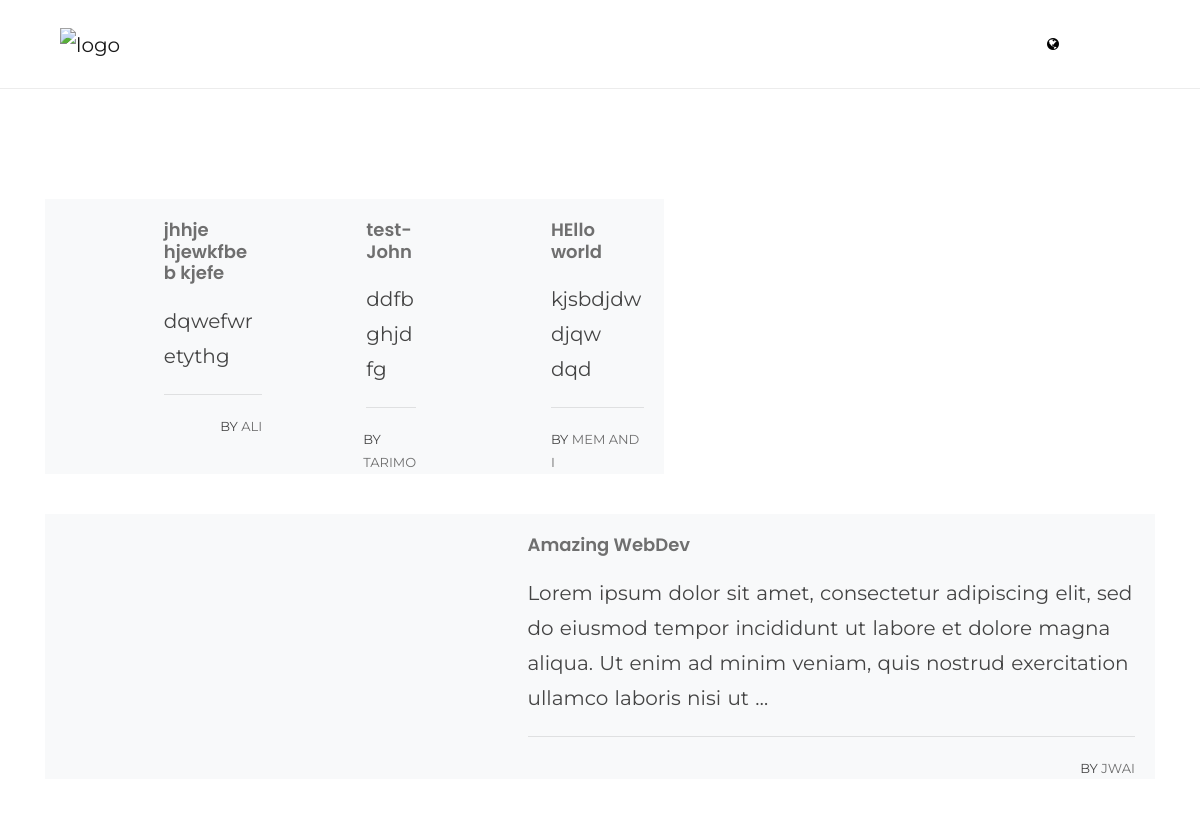
The app's page /blogs/ (upper part), older data.
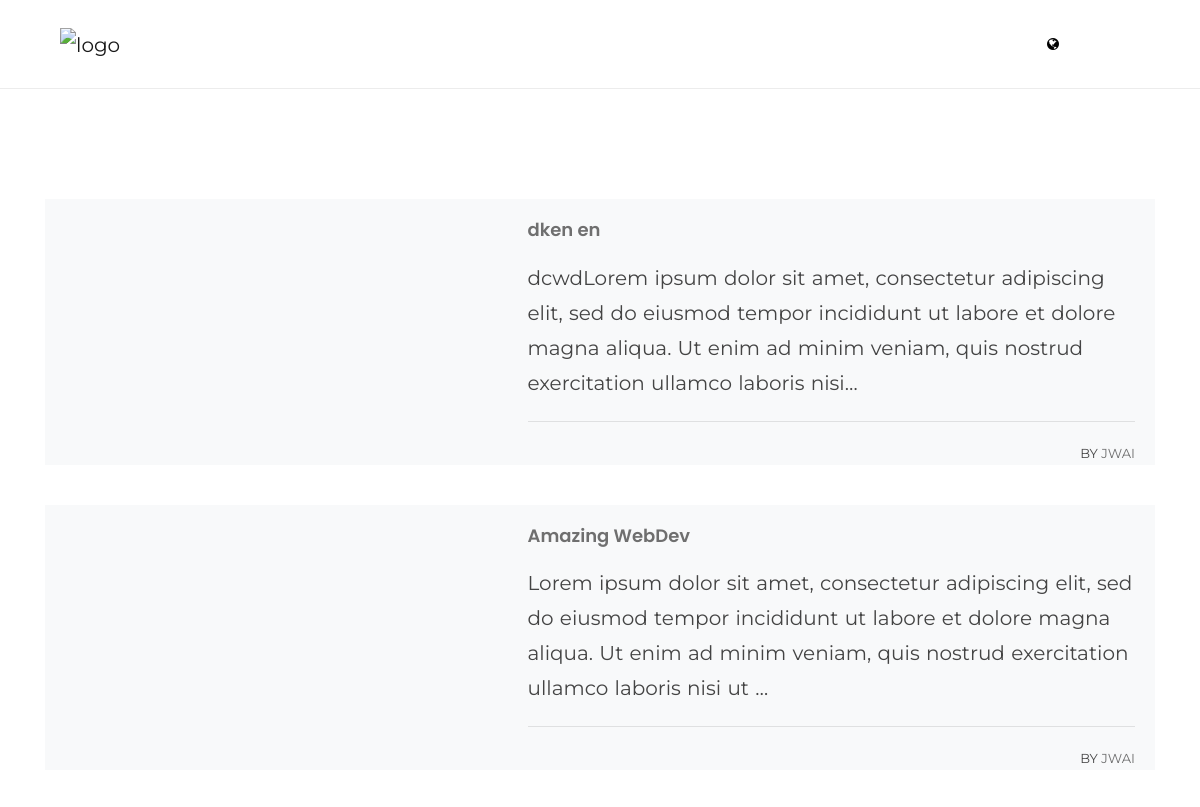
The same page, newer data.
### research_site/models.py (models this page shows, shortened)
class Post(models.Model):
	title = models.CharField(max_length=200)
	author = models.CharField(max_length=200)
	content = RichTextField()
	created_date = models.DateTimeField(auto_now_add=True,verbose_name="Creation Date")
	post_image = models.FileField(upload_to='posts', blank = False,null = True,verbose_name="Add Photos to Article")
	slug = models.SlugField(unique=True, blank=True, null=True, verbose_name=_("Slug(0ptional): post fix url for the post - no spaces"))
	class Meta:
		ordering = ['-created_date']

### research_site/views.py (the view)
# urls.py: path('blogs/', BlogView.as_view(), name='blogs'),
class BlogView(ListView):
    model = Post
    template_name = 'blog.html'
    context_object_name = "blogs"

### templates/blog.html (shortened to what this page needs)
{% extends "base.html" %}
{% load static %}
{% block content %}
<div class="row">
  {% for blog in blogs %}
  <div class="card margin-40px-bottom border-0 bg-light rounded-0">
      <div class="row no-gutters list-blog">
          <div class="col-md-5">
            {% if blog.post_image %}
              <div class="bg-img cover-background h-100 min-height-250" data-overlay-dark="0" data-background="{{ blog.post_image.url }}"></div>
            {% else %}
            <div class="bg-img cover-background h-100 min-height-250" data-overlay-dark="0" data-background="{% static '../media/projects/tress.jpg' %}"></div>
            {% endif %}
          </div>
          <div class="col-md-7">
              <div class="card-body">
                  <h5><a href="{% url 'blog_detail' blog.slug %}">{{ blog.title }}</a></h5>
                  <p>{{ blog.content|truncatechars:200|safe }}</p>
                  <div class="meta">
                      <span class="author">By <a href="#!">{{ blog.author }}</a></span>
                  </div>
              </div>
          </div>
      </div>
  </div>
  {% endfor %}
</div>
{% endblock %}

Row changes from the older to the newer data that the page shows:
removed Post: title "jhhje hjewkfbe b kjefe", content "dqwefwretythg", author "ALI"
removed Post: title "test-John", content "ddfbghjdfg", author "TARIMO"
removed Post: title "HEllo world", content "kjsbdjdwdjqw dqd", author "MEM AND I"
added Post: title "dken en", content "dcwdLorem ipsum dolor sit amet, consectetur adipiscing elit, sed do eiusmod tempor incididunt ut labore et dolore magna aliqua. Ut enim ad minim veniam, quis nostrud exercitation ullamco laboris nisi…", author "JWAI"
